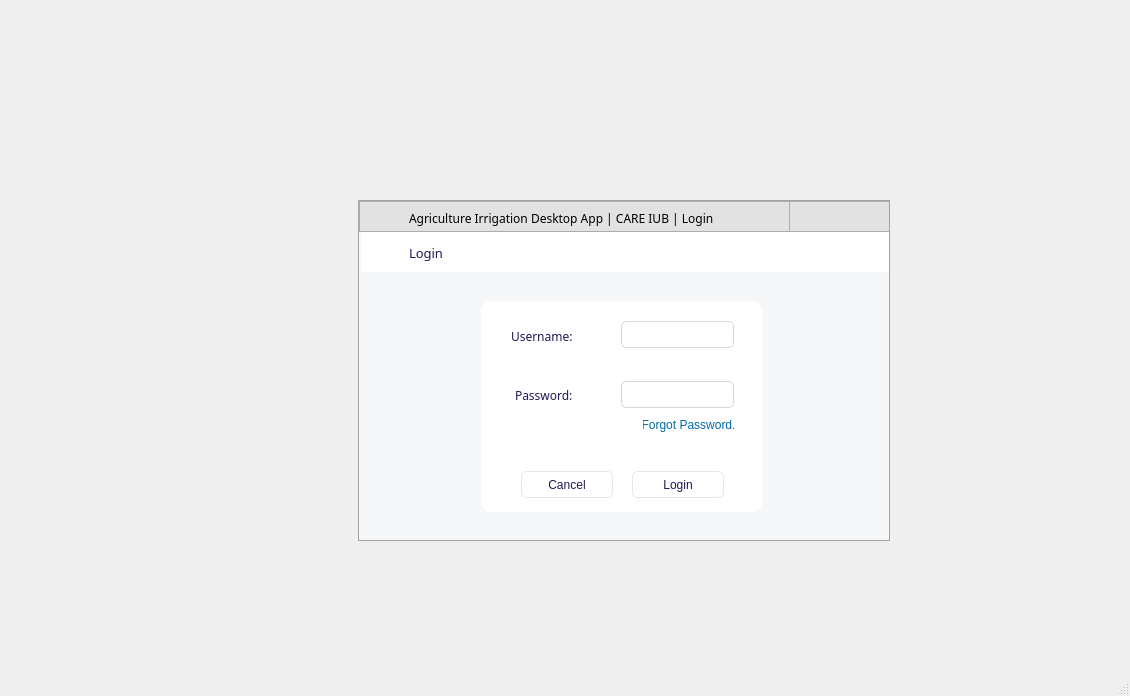
<?xml version="1.0" encoding="UTF-8"?>
<ui version="4.0">
 <class>MainWindow</class>
 <widget class="QMainWindow" name="MainWindow">
  <property name="geometry">
   <rect>
    <x>0</x>
    <y>0</y>
    <width>1130</width>
    <height>696</height>
   </rect>
  </property>
  <property name="windowTitle">
   <string>MainWindow</string>
  </property>
  <widget class="QWidget" name="centralwidget">
   <widget class="QFrame" name="frame_2">
    <property name="geometry">
     <rect>
      <x>359</x>
      <y>201</y>
      <width>530</width>
      <height>31</height>
     </rect>
    </property>
    <property name="styleSheet">
     <string notr="true">QFrame{
background-color:rgb(226, 226, 226);

}</string>
    </property>
    <property name="frameShape">
     <enum>QFrame::StyledPanel</enum>
    </property>
    <property name="frameShadow">
     <enum>QFrame::Raised</enum>
    </property>
    <widget class="QFrame" name="frame_icon_top_bar">
     <property name="geometry">
      <rect>
       <x>16</x>
       <y>2</y>
       <width>30</width>
       <height>30</height>
      </rect>
     </property>
     <property name="maximumSize">
      <size>
       <width>30</width>
       <height>30</height>
      </size>
     </property>
     <property name="styleSheet">
      <string notr="true">background: transparent;
background-image:  url(F:/books/agriculture project/desktop app/agri/watering-can.png);
background-position: center;
background-repeat: no-repeat;
</string>
     </property>
     <property name="frameShape">
      <enum>QFrame::StyledPanel</enum>
     </property>
     <property name="frameShadow">
      <enum>QFrame::Raised</enum>
     </property>
    </widget>
    <widget class="QLabel" name="title_label">
     <property name="geometry">
      <rect>
       <x>50</x>
       <y>7</y>
       <width>381</width>
       <height>21</height>
      </rect>
     </property>
     <property name="font">
      <font>
       <family>Poppins</family>
      </font>
     </property>
     <property name="text">
      <string>Agriculture Irrigation Desktop App | CARE IUB | Login</string>
     </property>
    </widget>
    <widget class="QFrame" name="frame_16">
     <property name="geometry">
      <rect>
       <x>430</x>
       <y>0</y>
       <width>101</width>
       <height>31</height>
      </rect>
     </property>
     <property name="styleSheet">
      <string notr="true">QFrame{
background-color:rgb(226, 226, 226);

}</string>
     </property>
     <property name="frameShape">
      <enum>QFrame::StyledPanel</enum>
     </property>
     <property name="frameShadow">
      <enum>QFrame::Raised</enum>
     </property>
     <widget class="QPushButton" name="closeButton_2">
      <property name="geometry">
       <rect>
        <x>1304</x>
        <y>0</y>
        <width>37</width>
        <height>31</height>
       </rect>
      </property>
      <property name="styleSheet">
       <string notr="true">
QPushButton {	
	border: none;
	background-color: transparent;

background-image: url(F:/books/agriculture project/desktop app/agri/icons8-close-window-20.png);

background-repeat: no-repeat;
background-position: center;
border-radius: 0px;

}
QPushButton:hover {
	background-color: rgb(255, 82, 76);
border-radius: 0px;
}
QPushButton:pressed {	
	background-color:rgb(255, 82, 76);
border-radius: 0px;
}</string>
      </property>
      <property name="text">
       <string/>
      </property>
     </widget>
     <widget class="QPushButton" name="minimize_btn_2">
      <property name="geometry">
       <rect>
        <x>1267</x>
        <y>0</y>
        <width>37</width>
        <height>31</height>
       </rect>
      </property>
      <property name="styleSheet">
       <string notr="true">
QPushButton {	
	border: none;
	background-color: transparent;

background-image: url(F:/books/agriculture project/desktop app/agri/icons8-minimize-window-20.png);

background-repeat: no-repeat;
background-position: center;
border-radius: 0px;

}
QPushButton:hover {
	background-color:rgb(191, 191, 191);
border-radius: 0px;
}
QPushButton:pressed {	
	background-color:rgb(162, 162, 162);
border-radius: 0px;
}</string>
      </property>
      <property name="text">
       <string/>
      </property>
     </widget>
     <widget class="QPushButton" name="minimize_btn">
      <property name="geometry">
       <rect>
        <x>30</x>
        <y>0</y>
        <width>37</width>
        <height>31</height>
       </rect>
      </property>
      <property name="styleSheet">
       <string notr="true">
QPushButton {	
	border: none;
	background-color: transparent;

background-image: url(F:/books/agriculture project/desktop app/agri/icons8-minimize-window-20.png);

background-repeat: no-repeat;
background-position: center;
border-radius: 0px;

}
QPushButton:hover {
	background-color:rgb(191, 191, 191);
border-radius: 0px;
}
QPushButton:pressed {	
	background-color:rgb(162, 162, 162);
border-radius: 0px;
}</string>
      </property>
      <property name="text">
       <string/>
      </property>
     </widget>
     <widget class="QPushButton" name="closeButton">
      <property name="geometry">
       <rect>
        <x>67</x>
        <y>0</y>
        <width>37</width>
        <height>31</height>
       </rect>
      </property>
      <property name="styleSheet">
       <string notr="true">
QPushButton {	
	border: none;
	background-color: transparent;

background-image: url(F:/books/agriculture project/desktop app/agri/icons8-close-window-20.png);

background-repeat: no-repeat;
background-position: center;
border-radius: 0px;

}
QPushButton:hover {
	background-color: rgb(255, 82, 76);
border-radius: 0px;
}
QPushButton:pressed {	
	background-color:rgb(255, 82, 76);
border-radius: 0px;
}</string>
      </property>
      <property name="text">
       <string/>
      </property>
     </widget>
    </widget>
   </widget>
   <widget class="QFrame" name="frame">
    <property name="geometry">
     <rect>
      <x>358</x>
      <y>200</y>
      <width>532</width>
      <height>341</height>
     </rect>
    </property>
    <property name="styleSheet">
     <string notr="true">QFrame{
background-color: rgb(246, 247, 249);
color:rgb(30, 25, 83);
border: 1px solid rgb(163, 163, 163);
}

</string>
    </property>
    <property name="frameShape">
     <enum>QFrame::StyledPanel</enum>
    </property>
    <property name="frameShadow">
     <enum>QFrame::Raised</enum>
    </property>
    <widget class="QFrame" name="frame_3">
     <property name="geometry">
      <rect>
       <x>3</x>
       <y>31</y>
       <width>528</width>
       <height>301</height>
      </rect>
     </property>
     <property name="styleSheet">
      <string notr="true">QFrame{
border:none;
}

QLineEdit{
border: 1px solid rgb(215, 215, 219);
border-radius: 5px;
color:rgb(30, 25, 83);
}
QLineEdit:hover {
	
	border: 2px solid rgb(229, 229, 234);
}

QPushButton {
	border: 1px solid rgb(229, 229, 234);
	border-radius: 5px;	
	background-color:rgb(255, 255, 255);
color:rgb(30, 25, 83);
}
QPushButton:hover {
	
	border: 2px solid rgb(229, 229, 234);
}
QPushButton:pressed {	
	background-color:rgb(234, 234, 229);
border: 2px solid  rgb(234, 234, 229);
}



QComboBox{
	background-color: rgb(255, 255, 255);
	border-radius: 5px;
	border: 1px solid rgb(229, 229, 234);
	padding: 5px;
	padding-left: 10px;

}
QComboBox:hover{
	border: 2px solid  rgb(229, 229, 234);
}
QComboBox::drop-down {
image : url(F:/books/gui - Copy/Youtube Downloader/asd.png);
	subcontrol-origin: padding;
	subcontrol-position: top right;
	width: 25px; 
	
	border-left-width: 1px;
	border-left-color: rgb(229, 229, 234);
	border-left-style: solid;
	border-top-right-radius: 3px;
	border-bottom-right-radius: 3px;	
	
	background-position: center;
	background-repeat: no-reperat;
 }
</string>
     </property>
     <property name="frameShape">
      <enum>QFrame::StyledPanel</enum>
     </property>
     <property name="frameShadow">
      <enum>QFrame::Raised</enum>
     </property>
     <widget class="QPushButton" name="add_crop_cnfrm">
      <property name="geometry">
       <rect>
        <x>271</x>
        <y>240</y>
        <width>92</width>
        <height>27</height>
       </rect>
      </property>
      <property name="styleSheet">
       <string notr="true"/>
      </property>
      <property name="text">
       <string>Login</string>
      </property>
      <property name="iconSize">
       <size>
        <width>16</width>
        <height>16</height>
       </size>
      </property>
     </widget>
     <widget class="QPushButton" name="cancel_btn">
      <property name="geometry">
       <rect>
        <x>160</x>
        <y>240</y>
        <width>92</width>
        <height>27</height>
       </rect>
      </property>
      <property name="styleSheet">
       <string notr="true"/>
      </property>
      <property name="text">
       <string>Cancel</string>
      </property>
      <property name="iconSize">
       <size>
        <width>16</width>
        <height>16</height>
       </size>
      </property>
     </widget>
     <widget class="QFrame" name="frame_32">
      <property name="geometry">
       <rect>
        <x>-1</x>
        <y>0</y>
        <width>529</width>
        <height>41</height>
       </rect>
      </property>
      <property name="styleSheet">
       <string notr="true">QFrame{
background-color:rgb(255, 255, 255);

}</string>
      </property>
      <property name="frameShape">
       <enum>QFrame::StyledPanel</enum>
      </property>
      <property name="frameShadow">
       <enum>QFrame::Raised</enum>
      </property>
      <widget class="QLabel" name="label_48">
       <property name="geometry">
        <rect>
         <x>49</x>
         <y>14</y>
         <width>111</width>
         <height>16</height>
        </rect>
       </property>
       <property name="font">
        <font>
         <family>Poppins SemiBold</family>
         <pointsize>10</pointsize>
        </font>
       </property>
       <property name="text">
        <string>Login</string>
       </property>
      </widget>
     </widget>
     <widget class="QFrame" name="frame_4">
      <property name="geometry">
       <rect>
        <x>120</x>
        <y>70</y>
        <width>281</width>
        <height>211</height>
       </rect>
      </property>
      <property name="styleSheet">
       <string notr="true">QFrame{
background-color: rgb(255, 255, 255);
border-radius:10px;


}</string>
      </property>
      <property name="frameShape">
       <enum>QFrame::StyledPanel</enum>
      </property>
      <property name="frameShadow">
       <enum>QFrame::Raised</enum>
      </property>
      <widget class="QLineEdit" name="lineEdit">
       <property name="geometry">
        <rect>
         <x>140</x>
         <y>20</y>
         <width>113</width>
         <height>27</height>
        </rect>
       </property>
       <property name="text">
        <string/>
       </property>
      </widget>
      <widget class="QPushButton" name="cancel_btn_2">
       <property name="geometry">
        <rect>
         <x>162</x>
         <y>110</y>
         <width>91</width>
         <height>27</height>
        </rect>
       </property>
       <property name="styleSheet">
        <string notr="true">QPushButton{
background-color:transparent;
border:none;
color: rgb(0, 108, 162);

}
QPushButton:hover {
	
	
color: rgb(0, 170, 255);
}</string>
       </property>
       <property name="text">
        <string>Forgot Password.</string>
       </property>
       <property name="iconSize">
        <size>
         <width>16</width>
         <height>16</height>
        </size>
       </property>
      </widget>
      <widget class="QLineEdit" name="lineEdit_2">
       <property name="geometry">
        <rect>
         <x>140</x>
         <y>80</y>
         <width>113</width>
         <height>27</height>
        </rect>
       </property>
       <property name="text">
        <string/>
       </property>
      </widget>
      <widget class="QLabel" name="label_21">
       <property name="geometry">
        <rect>
         <x>34</x>
         <y>86</y>
         <width>61</width>
         <height>16</height>
        </rect>
       </property>
       <property name="font">
        <font>
         <family>Poppins</family>
        </font>
       </property>
       <property name="text">
        <string>Password:</string>
       </property>
      </widget>
      <widget class="QLabel" name="label_13">
       <property name="geometry">
        <rect>
         <x>30</x>
         <y>25</y>
         <width>61</width>
         <height>20</height>
        </rect>
       </property>
       <property name="font">
        <font>
         <family>Poppins</family>
        </font>
       </property>
       <property name="text">
        <string>Username:</string>
       </property>
      </widget>
     </widget>
     <zorder>frame_4</zorder>
     <zorder>add_crop_cnfrm</zorder>
     <zorder>cancel_btn</zorder>
     <zorder>frame_32</zorder>
    </widget>
   </widget>
   <zorder>frame</zorder>
   <zorder>frame_2</zorder>
  </widget>
  <widget class="QMenuBar" name="menubar">
   <property name="geometry">
    <rect>
     <x>0</x>
     <y>0</y>
     <width>1130</width>
     <height>21</height>
    </rect>
   </property>
  </widget>
  <widget class="QStatusBar" name="statusbar"/>
 </widget>
 <resources/>
 <connections/>
</ui>
